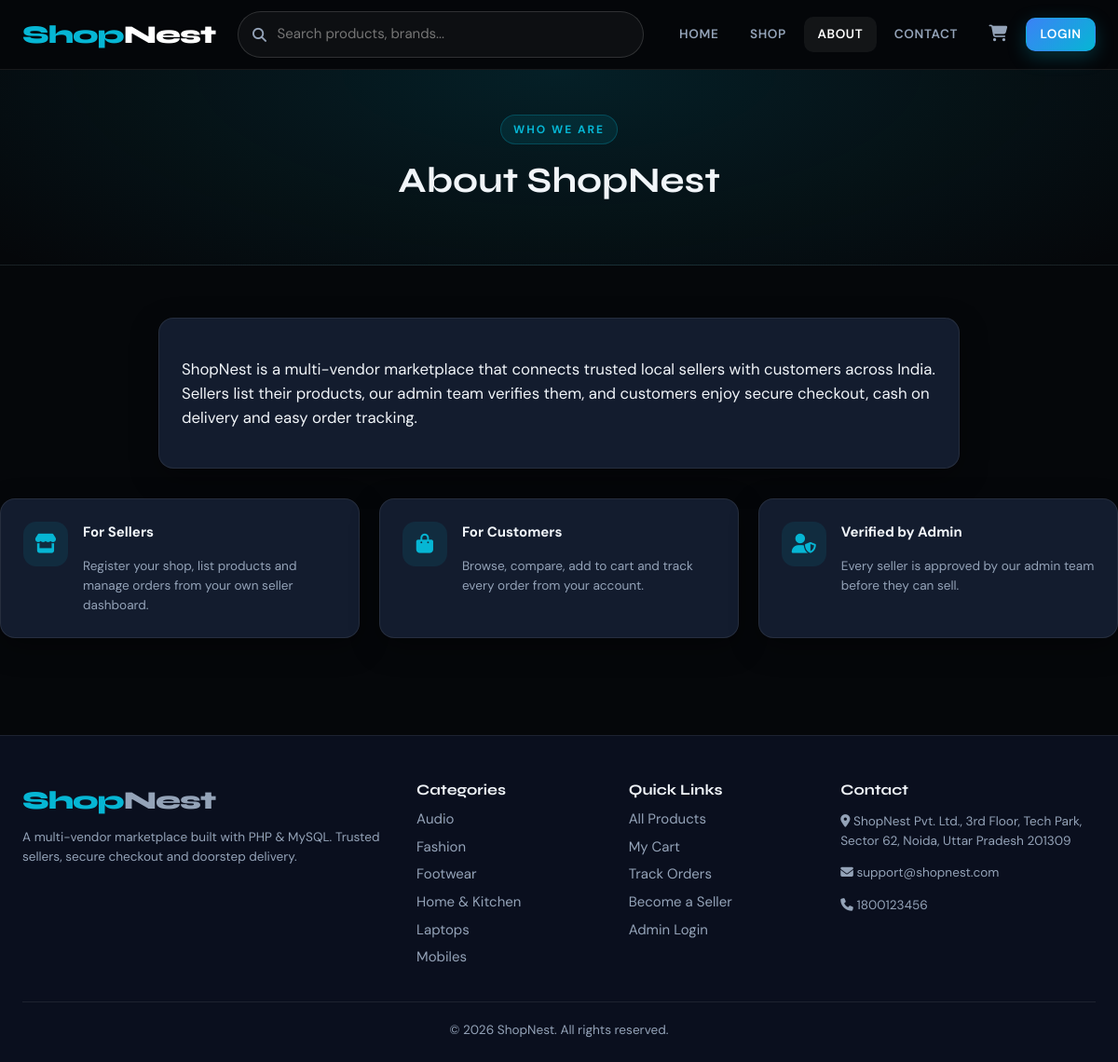
Page /about.php on the committed database.
### tables this page shows
CREATE TABLE `tblpage` (
  `ID` int(10) NOT NULL AUTO_INCREMENT,
  `PageType` varchar(50) NOT NULL,
  `PageTitle` varchar(200) DEFAULT NULL,
  `PageDescription` mediumtext DEFAULT NULL,
  `Email` varchar(120) DEFAULT NULL,
  `MobileNumber` bigint(10) DEFAULT NULL,
  `UpdationDate` timestamp NULL DEFAULT NULL ON UPDATE current_timestamp(),
  PRIMARY KEY (`ID`),
  UNIQUE KEY `uq_page_type` (`PageType`)
);

CREATE TABLE `tblcategory` (
  `ID` int(10) NOT NULL AUTO_INCREMENT,
  `CategoryName` varchar(100) NOT NULL,
  `Description` varchar(255) DEFAULT NULL,
  `Icon` varchar(50) DEFAULT 'fa-tag',
  `CreationDate` timestamp NULL DEFAULT current_timestamp(),
  PRIMARY KEY (`ID`),
  UNIQUE KEY `uq_category_name` (`CategoryName`)
);

### includes/functions.php (called while the page is built, shortened)
<?php
function e($str)
{
    return htmlspecialchars((string)$str, ENT_QUOTES, 'UTF-8');
}
function url($path = '')
{
    return BASE_URL . '/' . ltrim($path, '/');
}
function db_query($sql, $params = [])
{
    global $con;
    $stmt = mysqli_prepare($con, $sql);
    if ($params) {
        $types = '';
        foreach ($params as $p) {
            $types .= is_int($p) ? 'i' : (is_float($p) ? 'd' : 's');
        }
        mysqli_stmt_bind_param($stmt, $types, ...$params);
    }
    if (!mysqli_stmt_execute($stmt)) {
        error_log('SQL execute failed: ' . mysqli_stmt_error($stmt) . ' | ' . $sql);
        return false;
    }
    $res = mysqli_stmt_get_result($stmt);
    return $res === false ? true : $res;
}
function db_all($sql, $params = [])
{
    $res = db_query($sql, $params);
    return ($res instanceof mysqli_result) ? mysqli_fetch_all($res, MYSQLI_ASSOC) : [];
}
function db_one($sql, $params = [])
{
    $res = db_query($sql, $params);
    return ($res instanceof mysqli_result) ? mysqli_fetch_assoc($res) : null;
}
function get_page($type)
{
    return db_one("SELECT * FROM tblpage WHERE PageType=?", [$type]);
}

### about.php (the view, shortened to what this page needs)
<?php
$page = get_page('aboutus');
include __DIR__ . '/includes/header.php';
?>
<section class="page-banner">
    <div class="container">
        <span class="eyebrow">Who we are</span>
        <h1><?php echo e($page ? $page['PageTitle'] : 'About Us'); ?></h1>
    </div>
</section>
<div class="container section">
    <div class="card" style="max-width:860px;margin:0 auto">
        <p style="font-size:1.05rem"><?php echo nl2br(e($page ? $page['PageDescription'] : '')); ?></p>
    </div>
    <div class="info-grid mt-3">
        <div class="card feature" style="margin-top:0"><i class="fa-solid fa-store"></i><div><b>For Sellers</b><p class="muted small mb-0">Register your shop, list products and manage orders from your own seller dashboard.</p></div></div>
        <div class="card feature" style="margin-top:0"><i class="fa-solid fa-bag-shopping"></i><div><b>For Customers</b><p class="muted small mb-0">Browse, compare, add to cart and track every order from your account.</p></div></div>
        <div class="card feature" style="margin-top:0"><i class="fa-solid fa-user-shield"></i><div><b>Verified by Admin</b><p class="muted small mb-0">Every seller is approved by our admin team before they can sell.</p></div></div>
    </div>
</div>
<?php include __DIR__ . '/includes/footer.php'; ?>

### includes/footer.php
<?php
$__contact = get_page('contactus');
$__cats = db_all("SELECT ID, CategoryName FROM tblcategory ORDER BY CategoryName LIMIT 6");
?>
<footer class="site-footer">
    <div class="container">
        <div class="footer-grid">
            <div>
                <a href="<?php echo url('index.php'); ?>" class="logo" style="display:inline-block;padding:0"><span>Shop</span>Nest</a>
                <p class="muted small mt-1">A multi-vendor marketplace built with PHP &amp; MySQL. Trusted sellers, secure checkout and doorstep delivery.</p>
            </div>
            <div>
                <h4>Categories</h4>
                <?php foreach ($__cats as $c): ?>
                    <a href="<?php echo url('shop.php?cat=' . $c['ID']); ?>"><?php echo e($c['CategoryName']); ?></a>
                <?php endforeach; ?>
            </div>
            <div>
                <h4>Quick Links</h4>
                <a href="<?php echo url('shop.php'); ?>">All Products</a>
                <a href="<?php echo url('cart.php'); ?>">My Cart</a>
                <a href="<?php echo url('customer/my-orders.php'); ?>">Track Orders</a>
                <a href="<?php echo url('seller/seller-signup.php'); ?>">Become a Seller</a>
                <a href="<?php echo url('login.php?role=admin'); ?>">Admin Login</a>
            </div>
            <div>
                <h4>Contact</h4>
                <?php if ($__contact): ?>
                    <p class="muted small"><i class="fa-solid fa-location-dot"></i> <?php echo e($__contact['PageDescription']); ?></p>
                    <p class="muted small"><i class="fa-solid fa-envelope"></i> <?php echo e($__contact['Email']); ?></p>
                    <p class="muted small"><i class="fa-solid fa-phone"></i> <?php echo e($__contact['MobileNumber']); ?></p>
                <?php endif; ?>
            </div>
        </div>
        <div class="copyright">&copy; <?php echo date('Y'); ?> <?php echo SITE_NAME; ?>. All rights reserved.</div>
    </div>
</footer>
</body>
</html>

### assets/css/style.css (style rules this page uses)
:root { --bg: #05070a; --navy: #0a0f1e; --surface: #0f172a; --card: #131c2e; --card2: #1e293b; --border: rgba(255, 255, 255, 0.08); --border2: rgba(255, 255, 255, 0.14); --blue: #3b82f6; --cyan: #06b6d4; --purple: #a855f7; --green: #34d399; --amber: #fbbf24; --red: #f87171; --text: #f1f5f9; --muted: #94a3b8; --radius: 16px; --shadow: 0 10px 30px rgba(0, 0, 0, 0.35); }
*, *::before, *::after { box-sizing: border-box; }
html { scroll-behavior: smooth; }
body { margin: 0; font-family: 'DM Sans', system-ui, sans-serif; background: var(--bg); color: var(--text); line-height: 1.55; font-size: 15px; }
a { color: var(--cyan); text-decoration: none; }
h1, h2, h3, h4 { font-family: 'Syne', sans-serif; margin: 0 0 .5em; line-height: 1.2; }
.muted { color: var(--muted); }
.small { font-size: .85rem; }
.mt-1 { margin-top: .5rem; }
.mt-3 { margin-top: 2rem; }
.mb-0 { margin-bottom: 0; }
.container { width: 100%; max-width: 1240px; margin: 0 auto; padding: 0 24px; }
.card { background: var(--card); border: 1px solid var(--border); border-radius: var(--radius); padding: 1.5rem; box-shadow: var(--shadow); }
.card + .card { margin-top: 1.5rem; }
.logo { font-family: 'Syne', sans-serif; font-weight: 800; font-size: 1.7rem; color: #fff; letter-spacing: -1px; }
.logo span { color: var(--cyan); }
.eyebrow { display: inline-block; font-size: .75rem; font-weight: 700; letter-spacing: 2px; text-transform: uppercase; color: var(--cyan); background: rgba(6, 182, 212, .1); border: 1px solid rgba(6, 182, 212, .25); padding: .35rem .8rem; border-radius: 999px; margin-bottom: 1rem; }
.section { padding: 3.5rem 0; }
.page-banner { padding: 3rem 0; border-bottom: 1px solid var(--border); background: radial-gradient(800px 300px at 50% 0%, rgba(6, 182, 212, .14), transparent); text-align: center; }
.page-banner h1 { font-size: 2.4rem; }
.info-grid { display: grid; grid-template-columns: repeat(3, 1fr); gap: 1.3rem; }
.feature { display: flex; gap: 1rem; align-items: flex-start; }
.feature i { font-size: 1.3rem; color: var(--cyan); background: rgba(6, 182, 212, .1); width: 48px; height: 48px; border-radius: 14px; display: grid; place-items: center; flex-shrink: 0; }
.site-footer { border-top: 1px solid var(--border); background: var(--navy); padding: 3rem 0 1.5rem; margin-top: 3rem; }
.footer-grid { display: grid; grid-template-columns: 2fr 1fr 1fr 1.4fr; gap: 2rem; }
.site-footer h4 { font-size: 1rem; }
.site-footer a { color: var(--muted); display: block; padding: .2rem 0; }
.copyright { border-top: 1px solid var(--border); margin-top: 2rem; padding-top: 1.2rem; color: var(--muted); font-size: .85rem; text-align: center; }

### rows in the picture
tblpage: PageTitle "About ShopNest", PageDescription "ShopNest is a multi-vendor marketplace that connects trusted local sellers with customers across India. Sellers list their products, our admin team verifies them, and customers enjoy secure checkout, cash on delivery and easy order tracking."
tblcategory: CategoryName "Audio"
tblcategory: CategoryName "Fashion"
tblcategory: CategoryName "Footwear"
tblcategory: CategoryName "Home & Kitchen"
tblcategory: CategoryName "Laptops"
tblcategory: CategoryName "Mobiles"
tblpage: PageDescription "ShopNest Pvt. Ltd., 3rd Floor, Tech Park, Sector 62, Noida, Uttar Pradesh 201309", Email "support@shopnest.com", MobileNumber "1800123456"

### other values in the picture
SITE_NAME "ShopNest"
